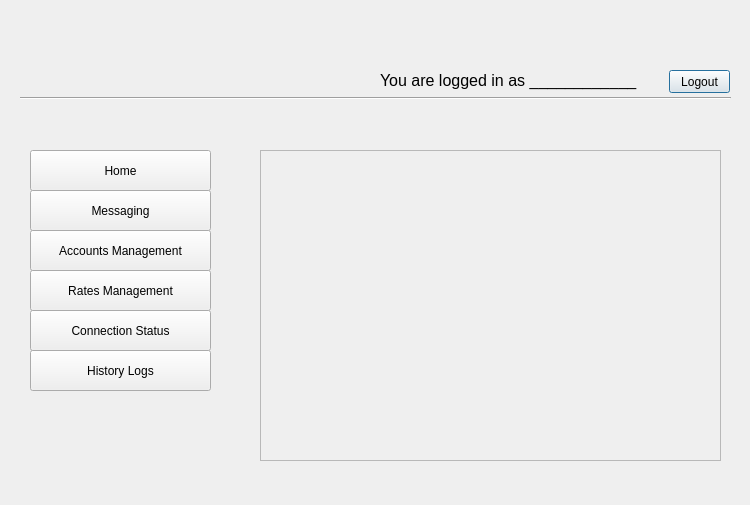
<?xml version="1.0" encoding="UTF-8"?>
<ui version="4.0">
 <class>UserHome</class>
 <widget class="QDialog" name="UserHome">
  <property name="geometry">
   <rect>
    <x>0</x>
    <y>0</y>
    <width>750</width>
    <height>505</height>
   </rect>
  </property>
  <property name="windowTitle">
   <string>Dialog</string>
  </property>
  <widget class="QLabel" name="label">
   <property name="geometry">
    <rect>
     <x>10</x>
     <y>20</y>
     <width>201</width>
     <height>81</height>
    </rect>
   </property>
   <property name="text">
    <string/>
   </property>
   <property name="pixmap">
    <pixmap resource="imgresource.qrc">:/images/logo.png</pixmap>
   </property>
   <property name="scaledContents">
    <bool>true</bool>
   </property>
  </widget>
  <widget class="Line" name="line">
   <property name="geometry">
    <rect>
     <x>20</x>
     <y>90</y>
     <width>711</width>
     <height>16</height>
    </rect>
   </property>
   <property name="orientation">
    <enum>Qt::Horizontal</enum>
   </property>
  </widget>
  <widget class="QLabel" name="label_2">
   <property name="geometry">
    <rect>
     <x>380</x>
     <y>70</y>
     <width>271</width>
     <height>20</height>
    </rect>
   </property>
   <property name="font">
    <font>
     <pointsize>12</pointsize>
    </font>
   </property>
   <property name="text">
    <string>You are logged in as ____________</string>
   </property>
  </widget>
  <widget class="QPushButton" name="pushButton">
   <property name="geometry">
    <rect>
     <x>669</x>
     <y>70</y>
     <width>61</width>
     <height>23</height>
    </rect>
   </property>
   <property name="text">
    <string>Logout</string>
   </property>
  </widget>
  <widget class="QFrame" name="frame">
   <property name="geometry">
    <rect>
     <x>260</x>
     <y>150</y>
     <width>461</width>
     <height>311</height>
    </rect>
   </property>
   <property name="frameShape">
    <enum>QFrame::StyledPanel</enum>
   </property>
   <property name="frameShadow">
    <enum>QFrame::Raised</enum>
   </property>
  </widget>
  <widget class="QPushButton" name="pushButton_2">
   <property name="geometry">
    <rect>
     <x>30</x>
     <y>150</y>
     <width>181</width>
     <height>41</height>
    </rect>
   </property>
   <property name="text">
    <string>Home</string>
   </property>
  </widget>
  <widget class="QPushButton" name="pushButton_3">
   <property name="geometry">
    <rect>
     <x>30</x>
     <y>190</y>
     <width>181</width>
     <height>41</height>
    </rect>
   </property>
   <property name="text">
    <string>Messaging</string>
   </property>
  </widget>
  <widget class="QPushButton" name="pushButton_4">
   <property name="geometry">
    <rect>
     <x>30</x>
     <y>230</y>
     <width>181</width>
     <height>41</height>
    </rect>
   </property>
   <property name="text">
    <string>Accounts Management</string>
   </property>
  </widget>
  <widget class="QPushButton" name="pushButton_5">
   <property name="geometry">
    <rect>
     <x>30</x>
     <y>270</y>
     <width>181</width>
     <height>41</height>
    </rect>
   </property>
   <property name="text">
    <string>Rates Management</string>
   </property>
  </widget>
  <widget class="QPushButton" name="pushButton_6">
   <property name="geometry">
    <rect>
     <x>30</x>
     <y>310</y>
     <width>181</width>
     <height>41</height>
    </rect>
   </property>
   <property name="text">
    <string>Connection Status</string>
   </property>
  </widget>
  <widget class="QPushButton" name="pushButton_7">
   <property name="geometry">
    <rect>
     <x>30</x>
     <y>350</y>
     <width>181</width>
     <height>41</height>
    </rect>
   </property>
   <property name="text">
    <string>History Logs</string>
   </property>
  </widget>
 </widget>
 <resources>
  <include location="imgresource.qrc"/>
 </resources>
 <connections/>
</ui>
